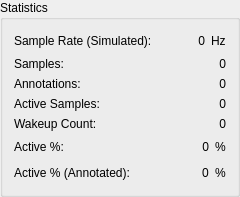
              <widget class="QGroupBox" name="groupBox_3">
               <property name="title">
                <string>Statistics</string>
               </property>
               <layout class="QFormLayout" name="formLayout_2">
                <item row="2" column="0">
                 <widget class="QLabel" name="label_6">
                  <property name="text">
                   <string>Samples:</string>
                  </property>
                 </widget>
                </item>
                <item row="0" column="0">
                 <widget class="QLabel" name="label_26">
                  <property name="text">
                   <string>Sample Rate (Simulated):</string>
                  </property>
                 </widget>
                </item>
                <item row="0" column="1">
                 <layout class="QHBoxLayout" name="horizontalLayout_2">
                  <item>
                   <spacer name="horizontalSpacer_2">
                    <property name="orientation">
                     <enum>Qt::Horizontal</enum>
                    </property>
                    <property name="sizeHint" stdset="0">
                     <size>
                      <width>40</width>
                      <height>20</height>
                     </size>
                    </property>
                   </spacer>
                  </item>
                  <item>
                   <widget class="QLabel" name="label_sampleratesim">
                    <property name="text">
                     <string>0</string>
                    </property>
                    <property name="alignment">
                     <set>Qt::AlignRight|Qt::AlignTrailing|Qt::AlignVCenter</set>
                    </property>
                   </widget>
                  </item>
                  <item>
                   <widget class="QLabel" name="label_31">
                    <property name="text">
                     <string>Hz</string>
                    </property>
                   </widget>
                  </item>
                 </layout>
                </item>
                <item row="4" column="0">
                 <widget class="QLabel" name="label_15">
                  <property name="text">
                   <string>Active Samples:</string>
                  </property>
                 </widget>
                </item>
                <item row="5" column="0">
                 <widget class="QLabel" name="label_8">
                  <property name="text">
                   <string>Wakeup Count:</string>
                  </property>
                 </widget>
                </item>
                <item row="6" column="0">
                 <widget class="QLabel" name="label_9">
                  <property name="text">
                   <string>Active %:</string>
                  </property>
                 </widget>
                </item>
                <item row="2" column="1">
                 <widget class="QLabel" name="label_samples">
                  <property name="text">
                   <string>0</string>
                  </property>
                  <property name="alignment">
                   <set>Qt::AlignRight|Qt::AlignTrailing|Qt::AlignVCenter</set>
                  </property>
                 </widget>
                </item>
                <item row="4" column="1">
                 <widget class="QLabel" name="label_activesamples">
                  <property name="text">
                   <string>0</string>
                  </property>
                  <property name="alignment">
                   <set>Qt::AlignRight|Qt::AlignTrailing|Qt::AlignVCenter</set>
                  </property>
                 </widget>
                </item>
                <item row="5" column="1">
                 <widget class="QLabel" name="label_wakeups">
                  <property name="text">
                   <string>0</string>
                  </property>
                  <property name="alignment">
                   <set>Qt::AlignRight|Qt::AlignTrailing|Qt::AlignVCenter</set>
                  </property>
                 </widget>
                </item>
                <item row="6" column="1">
                 <layout class="QHBoxLayout" name="horizontalLayout_18">
                  <item>
                   <spacer name="horizontalSpacer_4">
                    <property name="orientation">
                     <enum>Qt::Horizontal</enum>
                    </property>
                    <property name="sizeHint" stdset="0">
                     <size>
                      <width>40</width>
                      <height>20</height>
                     </size>
                    </property>
                   </spacer>
                  </item>
                  <item>
                   <widget class="QLabel" name="label_activepercent">
                    <property name="text">
                     <string>0</string>
                    </property>
                    <property name="alignment">
                     <set>Qt::AlignRight|Qt::AlignTrailing|Qt::AlignVCenter</set>
                    </property>
                   </widget>
                  </item>
                  <item>
                   <widget class="QLabel" name="label_32">
                    <property name="text">
                     <string>%</string>
                    </property>
                   </widget>
                  </item>
                 </layout>
                </item>
                <item row="7" column="0">
                 <widget class="QLabel" name="label_33">
                  <property name="text">
                   <string>Active % (Annotated):</string>
                  </property>
                 </widget>
                </item>
                <item row="7" column="1">
                 <layout class="QHBoxLayout" name="horizontalLayout_19">
                  <item>
                   <spacer name="horizontalSpacer_12">
                    <property name="orientation">
                     <enum>Qt::Horizontal</enum>
                    </property>
                    <property name="sizeHint" stdset="0">
                     <size>
                      <width>40</width>
                      <height>20</height>
                     </size>
                    </property>
                   </spacer>
                  </item>
                  <item>
                   <widget class="QLabel" name="label_videoActive">
                    <property name="text">
                     <string>0</string>
                    </property>
                   </widget>
                  </item>
                  <item>
                   <widget class="QLabel" name="label_35">
                    <property name="text">
                     <string>%</string>
                    </property>
                   </widget>
                  </item>
                 </layout>
                </item>
                <item row="3" column="0">
                 <widget class="QLabel" name="label_41">
                  <property name="text">
                   <string>Annotations:</string>
                  </property>
                 </widget>
                </item>
                <item row="3" column="1">
                 <widget class="QLabel" name="label_annotationCount">
                  <property name="text">
                   <string>0</string>
                  </property>
                  <property name="alignment">
                   <set>Qt::AlignRight|Qt::AlignTrailing|Qt::AlignVCenter</set>
                  </property>
                 </widget>
                </item>
               </layout>
              </widget>
